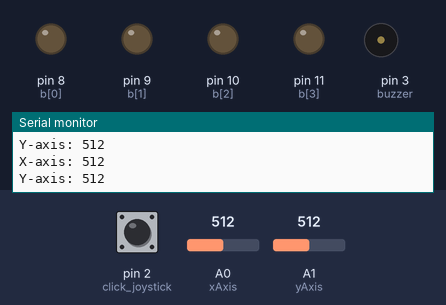
Recording of a sketch running on a simulated Arduino Uno, built with avr-gcc and run on an emulated ATmega328P. Shown: output pins drawn as LEDs (lit = HIGH), buzzer (waves = sounding), the last lines printed to the serial monitor. The inputs (shaded band) are chosen by the test bench; at power-on: pin 2 (click_joystick) HIGH, A0 (xAxis) = 512, A1 (yAxis) = 512.

Above: at 1.3 s.
1.4 s: pin 2 (click_joystick) pulled LOW for 0.2 s
At 1.9 s:
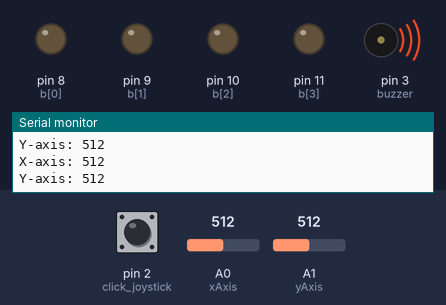
3.5 s: pin 2 (click_joystick) pulled LOW for 3.2 s
At 8.2 s:
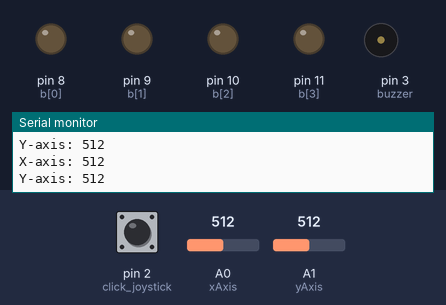
8.5 s: A0 (xAxis) set to 475
At 9.5 s:
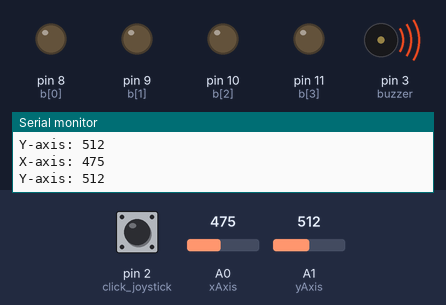
Timing chart, 0 to 11.5 s (numbered marks = the images above; inputs shaded):
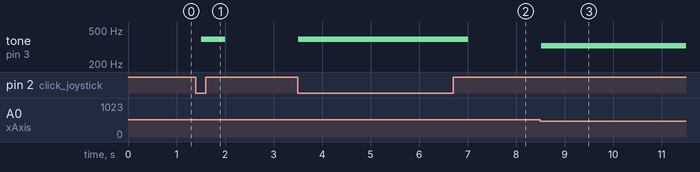

The sketch:

cho102_lab6_part1.ino
```cpp
/*        Your Name & E-mail: Cindy Ho cho102@ucr.edu
*          Discussion Section: 23
*         Assignment: Lab #6  Exercise #1
*         Exercise Description: Konami Code
*         I acknowledge all content contained herein, excluding template or example code, is my own original work.
*
*         Demo Link:
*/

enum States1{INIT1, UP, DOWN, LEFT, RIGHT, CLICK} SM1_state;
enum States2{INIT2, PAUSE, PLAY, BTN_PAUSE, BTN_PLAY} SM2_state;
int period = 500;


// Array of Output Pin variables, set to the pins being used
const int b_size = 4;
const int b[b_size] = {8, 9, 10, 11};
const int xAxis = A0; // Recall that A0 is really a number under the hood.
const int yAxis = A1;
const int light_pattern_size = 5;
const char light_pattern[light_pattern_size] = {0x00, 0x01, 0x02, 0x04, 0x08};

const char sound_pattern_size = 10;
const double sound_pattern[sound_pattern_size] = {261.63, 261.63, 293.66, 293.66, 329.63, 329.63, 349.23, 349.23, 392.00, 392.00}; // C4, D4

const int buzzer = 3;
const int click_joystick = 2;

const int xAxis_median = 508; // Adjust this if needed
const int yAxis_median = 508;

// Reset the Output Buffer.
void resetBuffer() {
    for(int i = 0; i < b_size; i++) {
        // Note this is an arduino function call to the pins
        digitalWrite(b[i], LOW);
    }
}
// Writes to the buffer. Note this function ORs the current value with the new value
// Note that size is an optional argument with default size the same as the buffer
void writeBuffer(unsigned char b_temp, int size = b_size)
{
    for (int i = (size - 1); i >= 0; i--) {
        if ((b_temp >> i) & 0x01) {
        digitalWrite(b[i], HIGH);
        }
        else{
        digitalWrite(b[i], LOW);
        }
    }

}

void writeBuffer1(unsigned char b_temp, int size = b_size)
{
    for (int i = (size - 1); i >= 0; i--) {
        if ((b_temp >> i) & 0x01) {
        digitalWrite(b[i], HIGH);
        }
    }

}


typedef struct task {
  int state;
  unsigned long period;
  unsigned long elapsedTime;
  int (*TickFct)(int);

} task;

int delay_gcd;
const unsigned short tasksNum = 2;
task tasks[tasksNum];


int lightChange;
int count;
bool play = false;
char loc;
bool moved = false;
void changeLights(int count){
    if (count == 0){
        writeBuffer(light_pattern[0]);
    }
    if(count == 2){
        writeBuffer1(light_pattern[1]);
    }
    if (count == 4){
        writeBuffer1(light_pattern[2]);
    }
    if (count == 6){
        writeBuffer1(light_pattern[3]);
    }
    if (count == 8){
        writeBuffer1(light_pattern[4]);
    }
}

void playSong(){
    tone(buzzer, sound_pattern[count]);
    if(count == 9)  {
        count = 0;
     //   play = false;
      //  tone(buzzer, 0);
    }
    else {++count;}
    // changeLights(count);
}

int SM1_Tick(int state){
    //Read thing
    switch(state){ // State transitions
      case INIT1:
         //State Transition
         moved = false;
         if (analogRead(xAxis) < 490){

             state = LEFT;
         }
         if (analogRead(xAxis) > 550){
             state = RIGHT;

         }
         if (analogRead(yAxis) > 550){
             state = UP;

         }
         if (analogRead(yAxis) < 490){

             state = DOWN;
         }
         if (digitalRead(click_joystick) == 0){

             state = CLICK;
         }
        break;
      case LEFT:
        if (analogRead(xAxis) < 500){
             state = LEFT;
        }
        else {moved = true;loc = 'L';state = INIT1;}
        break;
      case RIGHT:
       if (analogRead(xAxis) > 520){
             state = RIGHT;
         }
        else {moved = true;loc = 'R';state = INIT1;}
        break;
      case UP:
      if (analogRead(yAxis) > 520){
             state = UP;
         }
        else {moved = true;loc = 'U';state = INIT1;}
        break;
      case DOWN:
      if (analogRead(yAxis) < 500){
             state = DOWN;
         }
        else {moved = true;loc = 'D';state = INIT1;}
        break;
      case CLICK:
      if (digitalRead(click_joystick) == 0){
             state = CLICK;
         }
        else {moved = true;loc = 'C';state = INIT1;}
        break;

    }
    switch(state){ // State Action
      case INIT1:
       noTone(buzzer);
         //State Action
        break;
      case LEFT:
     //   writeBuffer1(light_pattern[1]);
        tone(buzzer, 329.63);
        break;
      case RIGHT:
     //   writeBuffer1(light_pattern[2]);
        tone(buzzer, 349.23);
        break;
      case UP:
     //   writeBuffer1(light_pattern[3]);
        tone(buzzer, 261.63);
        break;
      case DOWN:
       // writeBuffer1(light_pattern[4]);
        tone(buzzer, 293.66);
        break;
      case CLICK:
     //   writeBuffer(light_pattern[0]);
        tone(buzzer, 392.00);
        break;
    }

    return state;
}


const char code[10] =  {'U','U','D','D','L','L','R','R','C','C'};
int check;
int SM2_Tick(int state){
    //Read thing
    switch(state){ // State transitions
      case INIT2:
            state = PAUSE;
        break;
       case PAUSE:
    //    Serial.print("PAUSE\n\n");
            if(check == 10){
                Serial.print("PLAY\n\n");
                state = PLAY;
            }
            else{state = PAUSE;}

        break;
      case PLAY:
          if (digitalRead(click_joystick)== 0){
                    Serial.print("PAUSE\n\n");
            state = PAUSE;
            check = 0;
          }
          else{
            state = PLAY;
          }
         //State Transition
        break;
        case BTN_PAUSE:
          state = PAUSE;
        break;
        case BTN_PLAY:
          state = PLAY;
        break;
    }
    switch(state){ // State Action
      case INIT2:
        check = 0;
        break;
      case PLAY:
            playSong();
        break;
      case PAUSE:
      if(moved){
           if (code[check] == loc){
            Serial.print("code[");
            Serial.print(check);
            Serial.print("] ==");
            Serial.print(loc);
            // Serial.print(count);
            Serial.print("\n\n");
            ++check;
            }
            else {Serial.print("Count = 0\n\n");check = 0;noTone(buzzer);}
      }


        break;
        case BTN_PAUSE:
        break;
    }

    return state;
}


void setup() {
    // OUTPUT is a defined macro in Arduino!
    pinMode(click_joystick, INPUT_PULLUP);
    for(int i = 0; i < b_size; i++)
        {
            pinMode(b[i], OUTPUT);
        }
    // We will also read from the serial monitor
    Serial.begin(9600);

     unsigned char i = 0;
  tasks[i].state = INIT1;
  tasks[i].period = 100;
  tasks[i].elapsedTime = 0;
  tasks[i].TickFct = &SM1_Tick;
  i++;
  tasks[i].state = INIT2;
  tasks[i].period = 100;
  tasks[i].elapsedTime = 0;
  tasks[i].TickFct = &SM2_Tick;

  delay_gcd = 500; // GCD
}

void loop() {
      Serial.print("X-axis: ");
    Serial.print(analogRead(A0));
    Serial.print("\n");
    Serial.print("Y-axis: ");
    Serial.println(analogRead(A1));
    Serial.print("\n\n");

  unsigned char i;
  for (i = 0; i < tasksNum; ++i) {
     if ( (millis() - tasks[i].elapsedTime) >= tasks[i].period) {
        tasks[i].state = tasks[i].TickFct(tasks[i].state);
        tasks[i].elapsedTime = millis(); // Last time this task was ran

     }
   }
  delay(delay_gcd); // GCD.

    // SM1_state = (States1)SM1_Tick(SM1_state);
    //  SM2_state = (States2)SM2_Tick(SM2_state);
    // delay(period);

}
```

Measured:
- the behaviour switches between 490 and 489 on A0 (xAxis) (found by bisection; images 2 and 3)
- after the input at 1.4 s, tone on pin 3 (buzzer): silent → 392 Hz after 0.10 s, → silent 0.50 s later
- after the input at 3.5 s, tone on pin 3 (buzzer): silent → 392 Hz at once, → silent 3.5 s later
- after the input at 8.5 s, tone on pin 3 (buzzer): silent → 329 Hz at once
